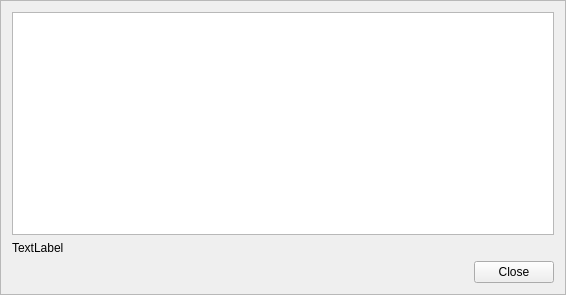
<?xml version="1.0" encoding="UTF-8"?>
<ui version="4.0">
 <class>FrmSUpdater</class>
 <widget class="QFrame" name="FrmSUpdater">
  <property name="geometry">
   <rect>
    <x>0</x>
    <y>0</y>
    <width>566</width>
    <height>295</height>
   </rect>
  </property>
  <property name="windowTitle">
   <string>Frame</string>
  </property>
  <property name="frameShape">
   <enum>QFrame::StyledPanel</enum>
  </property>
  <property name="frameShadow">
   <enum>QFrame::Raised</enum>
  </property>
  <layout class="QGridLayout" name="gridLayout">
   <item row="0" column="0">
    <widget class="QTextEdit" name="textEdit"/>
   </item>
   <item row="1" column="0">
    <widget class="QLabel" name="label_status">
     <property name="text">
      <string>TextLabel</string>
     </property>
    </widget>
   </item>
   <item row="2" column="0">
    <layout class="QHBoxLayout" name="horizontalLayout">
     <item>
      <spacer name="horizontalSpacer">
       <property name="orientation">
        <enum>Qt::Horizontal</enum>
       </property>
       <property name="sizeHint" stdset="0">
        <size>
         <width>40</width>
         <height>20</height>
        </size>
       </property>
      </spacer>
     </item>
     <item>
      <widget class="QPushButton" name="pushButton_close">
       <property name="text">
        <string>Close</string>
       </property>
      </widget>
     </item>
    </layout>
   </item>
  </layout>
 </widget>
 <resources/>
 <connections/>
</ui>
